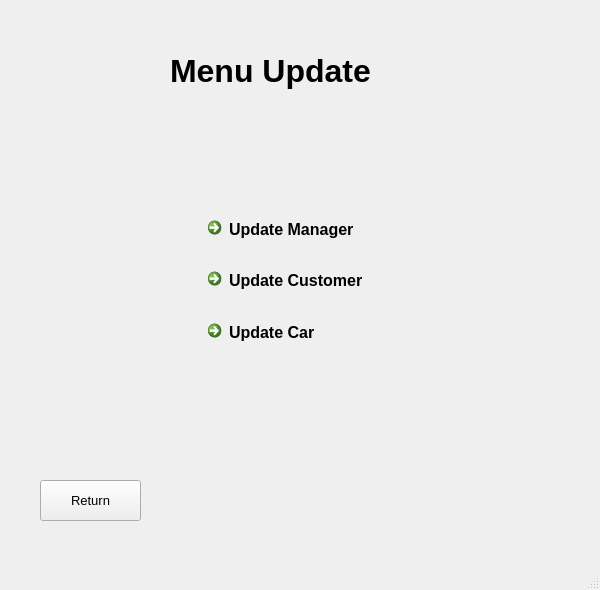
<?xml version="1.0" encoding="UTF-8"?>
<ui version="4.0">
 <class>MenuUpdate</class>
 <widget class="QMainWindow" name="MenuUpdate">
  <property name="geometry">
   <rect>
    <x>0</x>
    <y>0</y>
    <width>600</width>
    <height>590</height>
   </rect>
  </property>
  <property name="windowTitle">
   <string>MainWindow</string>
  </property>
  <widget class="QWidget" name="centralwidget">
   <widget class="QLabel" name="label">
    <property name="geometry">
     <rect>
      <x>170</x>
      <y>-20</y>
      <width>301</width>
      <height>181</height>
     </rect>
    </property>
    <property name="font">
     <font>
      <pointsize>24</pointsize>
      <weight>75</weight>
      <bold>true</bold>
     </font>
    </property>
    <property name="text">
     <string>Menu Update</string>
    </property>
   </widget>
   <widget class="QPushButton" name="pushButton">
    <property name="geometry">
     <rect>
      <x>40</x>
      <y>480</y>
      <width>101</width>
      <height>41</height>
     </rect>
    </property>
    <property name="font">
     <font>
      <pointsize>10</pointsize>
     </font>
    </property>
    <property name="text">
     <string>Return</string>
    </property>
   </widget>
   <widget class="QWidget" name="">
    <property name="geometry">
     <rect>
      <x>200</x>
      <y>210</y>
      <width>210</width>
      <height>148</height>
     </rect>
    </property>
    <layout class="QVBoxLayout" name="verticalLayout">
     <item>
      <widget class="QCommandLinkButton" name="LinkButton_manager">
       <property name="font">
        <font>
         <pointsize>12</pointsize>
        </font>
       </property>
       <property name="text">
        <string>Update Manager</string>
       </property>
      </widget>
     </item>
     <item>
      <widget class="QCommandLinkButton" name="LinkButton_customer">
       <property name="font">
        <font>
         <pointsize>12</pointsize>
        </font>
       </property>
       <property name="text">
        <string>Update Customer</string>
       </property>
      </widget>
     </item>
     <item>
      <widget class="QCommandLinkButton" name="LinkButton_Car">
       <property name="font">
        <font>
         <pointsize>12</pointsize>
        </font>
       </property>
       <property name="text">
        <string>Update Car</string>
       </property>
      </widget>
     </item>
    </layout>
   </widget>
  </widget>
  <widget class="QMenuBar" name="menubar">
   <property name="geometry">
    <rect>
     <x>0</x>
     <y>0</y>
     <width>600</width>
     <height>25</height>
    </rect>
   </property>
  </widget>
  <widget class="QStatusBar" name="statusbar"/>
 </widget>
 <resources/>
 <connections/>
</ui>
